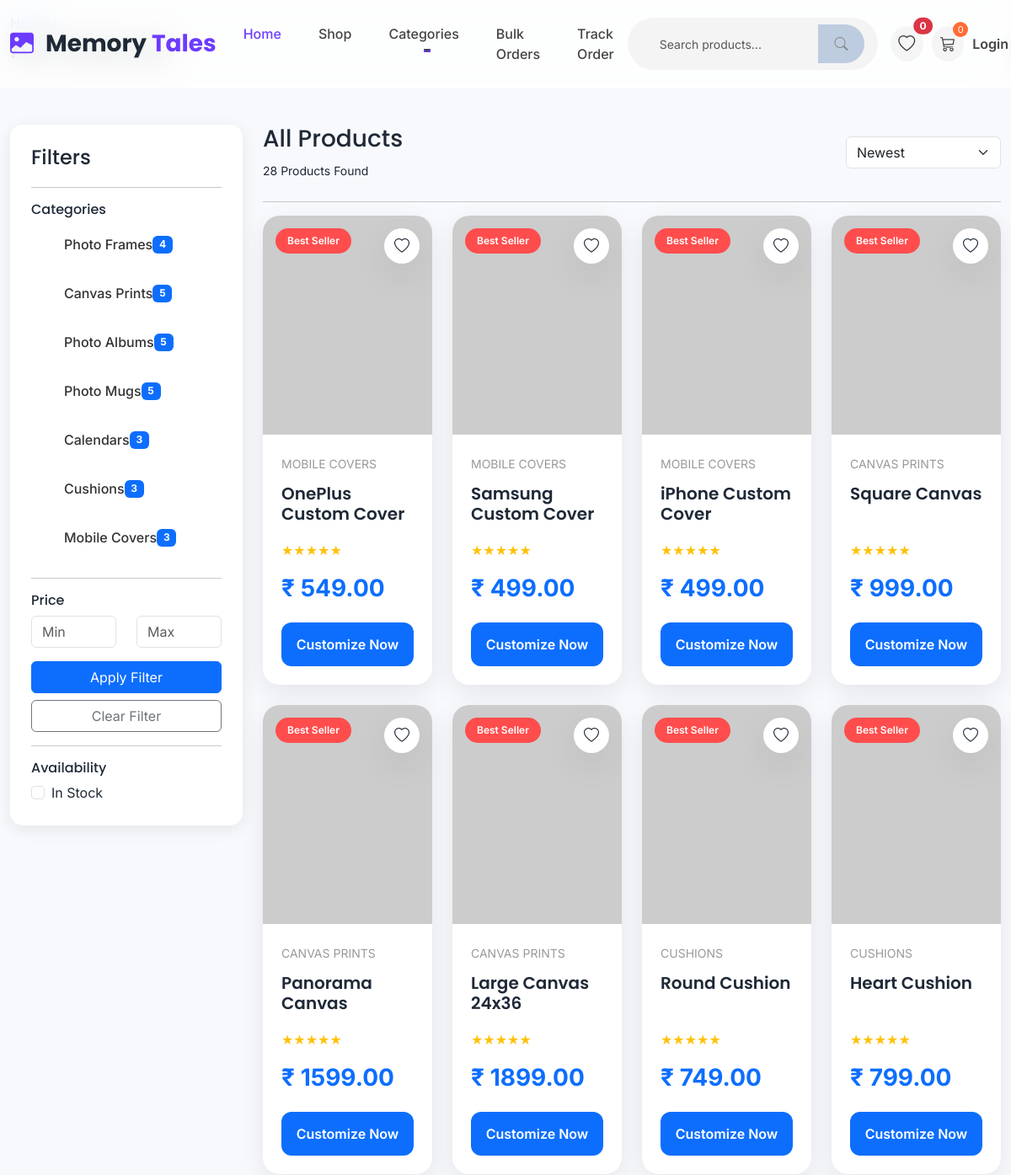
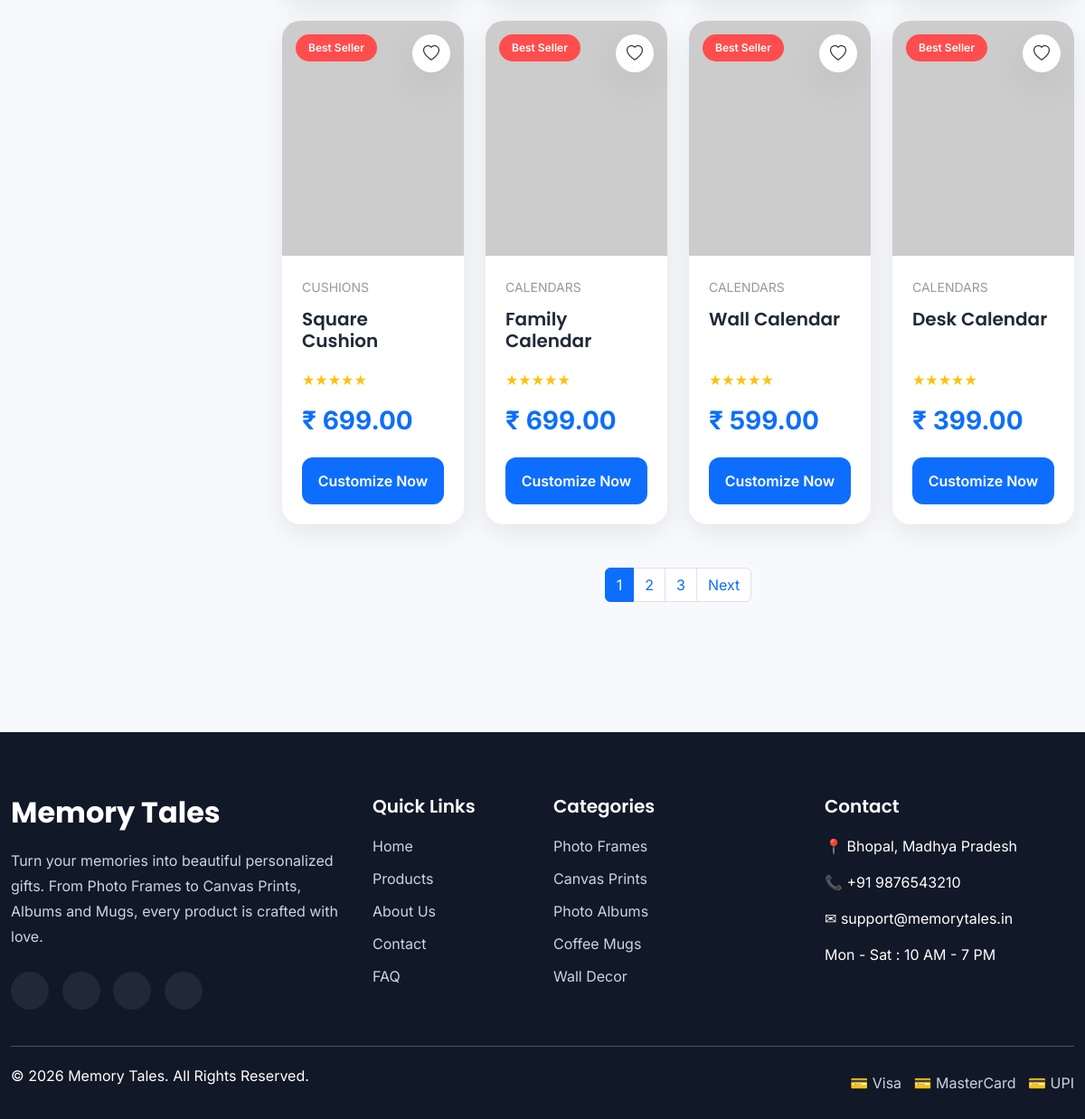
Screenshot of /products/ with the database file from the repository (2 pictures, top to bottom).
### catalog/models.py (models this page shows, shortened)
class Category(models.Model):
    name = models.CharField(max_length=100)
    slug = models.SlugField(unique=True)
    image = models.ImageField(
    upload_to='category/',
    blank=True,
    null=True
)
    status = models.BooleanField(default=True)

class Product(models.Model):
    category = models.ForeignKey(
        Category,
        on_delete=models.CASCADE,
        related_name='products'
    )
    name = models.CharField(max_length=200)
    slug = models.SlugField(unique=True)
    sku = models.CharField(max_length=50, unique=True)
    short_description = models.CharField(max_length=255)
    description = models.TextField()
    base_price = models.DecimalField(max_digits=10, decimal_places=2)
    thumbnail = models.ImageField(upload_to='products/')
    is_featured = models.BooleanField(default=False)
    status = models.BooleanField(default=True)
    created_at = models.DateTimeField(auto_now_add=True)
    updated_at = models.DateTimeField(auto_now=True)

### catalog/views.py (the view, shortened to what this page needs)
# urls.py: path('products/',views.product_list,name='product_list'),
def product_list(request):
    products = Product.objects.filter(
        status=True
    ).select_related(
        "category"
    ).prefetch_related(
        "images"
    )
    search = request.GET.get(
    "search"
    )
    category = request.GET.get("category")
    if category:
        products = products.filter(
            category__slug=category
        )
    if search:
        products = products.filter(
            name__icontains=search
        )
    sort = request.GET.get("sort")
    if sort == "price_low":
        products = products.order_by("base_price")
    elif sort == "price_high":
        products = products.order_by("-base_price")
    elif sort == "name_asc":
        products = products.order_by("name")
    elif sort == "name_desc":
        products = products.order_by("-name")
    else:
        products = products.order_by("-id")
    categories = Category.objects.filter(
    status=True
    ).annotate(
        product_count=Count("products")
    ).filter(
        product_count__gt=0
    )
    category_slug = request.GET.get("category")
    page_title = "All Products"
    if category_slug:
        category = Category.objects.filter(
            slug=category_slug,
            status=True
        ).first()
    if category:
        page_title = category.name
    min_price = request.GET.get("min_price")
    max_price = request.GET.get("max_price")
    if min_price:
        products = products.filter(
            base_price__gte=min_price
        )
    if max_price:
        products = products.filter(
            base_price__lte=max_price
        )
    paginator = Paginator(products, 12)
    page = request.GET.get("page")
    products = paginator.get_page(page)
    context = {
        "page_title": page_title,
        "products": products,
        "categories": categories,
        "selected_category": category_slug,
    }
    return render(
        request,
        "catalog/product_list.html",
        context
    )

### catalog/templates/catalog/product_list.html (shortened to what this page needs)
{% extends 'catalog/base.html' %}
{% load static %}
{% block extra_css %}
<link rel="stylesheet" href="{% static 'catalog/css/product-list.css' %}">
{% endblock %}
{% block content %}
<section class="breadcrumb-section">
    <div class="container">
        <nav>
            <a href="{% url 'home' %}">
            </a>
            <span>
<h2>{{ page_title }}</h2>
            </span>
        </nav>
    </div>
</section>
<section class="product-list-section py-5">
    <div class="container">
        <div class="row">
            <div class="col-lg-3">
                <div class="filter-box">
                    <h4>
                        Filters
                    </h4>
                    <hr>
                    <h6>
                        Categories
                    </h6>
                    {% for category in categories %}
                    <div class="form-check">
                        <label class="form-check-label">
<a
    href="#"
    class="category-filter {% if selected_category == category.slug %}active-category{% endif %}"
    data-category="{{ category.slug }}"
>
    <span>
        {{ category.name }}
    </span>
    <span class="badge bg-primary">
        {{ category.product_count }}
    </span>
</a>
                        </label>
                    </div>
                    {% endfor %}
                    <hr>
                    <h6>Price</h6>
<div class="row">
    <div class="col-6">
        <input
    type="number"
    id="minPrice"
    class="form-control"
    min="0"
    step="1"
    placeholder="Min"
>
    </div>
    <div class="col-6">
       <input
    type="number"
    id="maxPrice"
    class="form-control"
    min="0"
    step="1"
    placeholder="Max"
>
    </div>
</div>
<div class="d-grid gap-2 mt-3">
    <button
        class="btn btn-primary"
        id="priceFilterBtn"
    >
        Apply Filter
    </button>
    <button
        class="btn btn-outline-secondary"
        id="clearFilterBtn"
    >
        Clear Filter
    </button>
</div>
                    <hr>
                    <h6>
                        Availability
                    </h6>
                    <div class="form-check">
                        <input
                            class="form-check-input"
                            type="checkbox"
                        >
                        <label>
                            In Stock
                        </label>
                    </div>
                </div>
            </div>
          <div class="col-lg-9">
    {% include "catalog/components/product-content.html" %}
</div>
        </div>
    </div>
</section>
{% endblock %}

### catalog/templates/catalog/base.html (shortened to what this page needs)
{% load static %}
<!DOCTYPE html>
<html lang="en">
<head>
    <link href="https://cdn.jsdelivr.net/npm/bootstrap@5.3.7/dist/css/bootstrap.min.css" rel="stylesheet">
    <link rel="stylesheet"
        href="https://cdn.jsdelivr.net/npm/bootstrap-icons@1.13.1/font/bootstrap-icons.min.css">
    <link rel="stylesheet" href="{% static 'catalog/css/variables.css' %}">
    <link rel="stylesheet" href="{% static 'catalog/css/base.css' %}">
    <link rel="stylesheet" href="{% static 'catalog/css/navbar.css' %}">
    <link rel="stylesheet" href="{% static 'catalog/css/buttons.css' %}">
    <link rel="stylesheet" href="{% static 'catalog/css/cards.css' %}">
    <link rel="stylesheet" href="{% static 'catalog/css/home.css' %}">
    <link rel="stylesheet" href="{% static 'catalog/css/hero.css' %}">
    <link rel="stylesheet" href="{% static 'catalog/css/responsive.css' %}">
    <link rel="stylesheet" href="{% static 'catalog/css/footer.css' %}">
    <link rel="stylesheet"
href="{% static 'catalog/css/page-header.css' %}">
{% block extra_css %}{% endblock %}
</head>
<body>
    {% include 'catalog/includes/navbar.html' %}
    {% block content %}
    {% endblock %}
    {% include 'catalog/includes/footer.html' %}
</body>
</html>

### catalog/templates/catalog/includes/navbar.html (shortened to what this page needs)
<nav class="navbar navbar-expand-lg custom-navbar fixed-top">
    <div class="container">
        <a class="navbar-brand logo" href="/">
            <i class="bi bi-image-fill"></i>
            Memory <span>Tales</span>
        </a>
        <div class="collapse navbar-collapse" id="mainNavbar">
            <ul class="navbar-nav mx-auto">
                <li class="nav-item">
                    <a class="nav-link active" href="#">Home</a>
                </li>
                <li class="nav-item">
                    <a class="nav-link" href="#">Shop</a>
                </li>
                <li class="nav-item dropdown mega-dropdown">
    <a class="nav-link dropdown-toggle"
        href="#"
        data-bs-toggle="dropdown">
        Categories
    </a>
</li>
                <li class="nav-item">
                    <a class="nav-link" href="#">Bulk Orders</a>
                </li>
                <li class="nav-item">
                    <a class="nav-link" href="#">Track Order</a>
                </li>
            </ul>
            <div class="navbar-right d-flex align-items-center">
                <div class="search-box">
    <form  id="searchForm">
        <div class="input-group">
            <input
                type="text"
                name="search"
                class="form-control search-input"
                placeholder="Search products..."
                value="{{ request.GET.search }}"
            >
            <button
                type="submit"
                class="search-btn"
            >
                <i class="bi bi-search"></i>
            </button>
        </div>
    </form>
</div>
             <a href="{% url 'wishlist' %}" class="icon-btn position-relative">
    <i class="bi bi-heart fs-5"></i>
    <span
        id="wishlistCount"
        class="position-absolute top-0 start-100 translate-middle badge rounded-pill bg-danger"
    >
{{ wishlist_count }}
</span>
</a>
                <a href="#" class="icon-btn position-relative">
                    <i class="bi bi-cart3"></i>
                    <span class="cart-count">
                        0
                    </span>
                </a>
                <a href="#" class="login-btn">
                    Login
                </a>
            </div>
        </div>
    </div>
</nav>

### catalog/templates/catalog/components/product-content.html (shortened to what this page needs)
<div id="productContent">
    <div class="top-bar">
        <div>
            <h3>{{ page_title }}</h3>
           <small>
    {{ products.paginator.count }} Products Found
</small>
        </div>
        <div>
            <form id="sortForm">
                <select
                    name="sort"
                    class="form-select"
                >
                    <option value="">Newest</option>
                </select>
            </form>
        </div>
    </div>
    <hr>
    {% include "catalog/components/product-grid.html" with products=products %}
    {% if products.has_other_pages %}
<div class="pagination-wrapper mt-5">
    <nav>
        <ul class="pagination justify-content-center">
            {% for num in products.paginator.page_range %}
            <li class="page-item {% if products.number == num %}active{% endif %}">
                <a
                    href="#"
                    class="page-link pagination-link"
                    data-page="{{ num }}"
                >
                    {{ num }}
                </a>
            </li>
            {% endfor %}
            {% if products.has_next %}
            <li class="page-item">
                <a
                    href="#"
                    class="page-link pagination-link"
                    data-page="{{ products.next_page_number }}"
                >
                    Next
                </a>
            </li>
            {% endif %}
        </ul>
    </nav>
</div>
{% endif %}
</div>

### catalog/templates/catalog/components/product-grid.html
<div class="row g-4">
    {% for product in products %}
        <div class="col-lg-3 col-md-4 col-sm-6">
            {% include 'catalog/components/product-card.html' %}
        </div>
    {% empty %}
        <div class="col-12 text-center py-5">
            <h4>No Products Found</h4>
        </div>
    {% endfor %}
</div>

### catalog/templates/catalog/components/product-card.html
<div class="product-card">
                    <div class="product-image">
                        {% with primary=product.images.all|first %}
                            {% if primary %}
                                <img src="{{ primary.image.url }}" alt="{{ product.name }}">
                            {% else %}
                                <img src="https://via.placeholder.com/500x500?text=No+Image" alt="">
                            {% endif %}
                        {% endwith %}
                        <span class="product-badge">Best Seller</span>
        <div
class="wishlist-btn wishlist-toggle {% if product.id in wishlist_products %}active{% endif %}"
data-product="{{ product.id }}"
>
<i class="bi {% if product.id in wishlist_products %}bi-heart-fill{% else %}bi-heart{% endif %}"></i>
        </div>
                    </div>
                    <div class="product-content">
                        <small>{{ product.category.name }}</small>
                        <h5>{{ product.name }}</h5>
                        <div class="rating">
                            ★★★★★
                        </div>
                        <div class="price">
                            ₹ {{ product.base_price }}
                        </div>
                        <a href="{% url 'product_detail' product.slug %}" class="customize-btn">
                            Customize Now
                        </a>
                    </div>
                </div>

### catalog/templates/catalog/includes/footer.html (shortened to what this page needs)
<footer class="footer">
    <div class="container">
        <div class="row">
            <div class="col-lg-4 col-md-6 mb-4">
                <h3 class="footer-logo">
                    Memory Tales
                </h3>
                <p class="footer-text">
                    Turn your memories into beautiful personalized gifts.
                    From Photo Frames to Canvas Prints, Albums and Mugs,
                    every product is crafted with love.
                </p>
                <div class="social-links">
                    <a href="#"></a>
                    <a href="#"></a>
                    <a href="#"></a>
                    <a href="#"></a>
                </div>
            </div>
            <div class="col-lg-2 col-md-6 mb-4">
                <h5>Quick Links</h5>
                <ul>
                    <li><a href="/">Home</a></li>
                    <li><a href="/products">Products</a></li>
                    <li><a href="/about">About Us</a></li>
                    <li><a href="/contact">Contact</a></li>
                    <li><a href="#">FAQ</a></li>
                </ul>
            </div>
            <div class="col-lg-3 col-md-6 mb-4">
                <h5>Categories</h5>
                <ul>
                    <li><a href="#">Photo Frames</a></li>
                    <li><a href="#">Canvas Prints</a></li>
                    <li><a href="#">Photo Albums</a></li>
                    <li><a href="#">Coffee Mugs</a></li>
                    <li><a href="#">Wall Decor</a></li>
                </ul>
            </div>
            <div class="col-lg-3 col-md-6 mb-4">
                <h5>Contact</h5>
                <p>
                    📍 Bhopal, Madhya Pradesh
                </p>
                <p>
                    📞 +91 9876543210
                </p>
                <p>
                    ✉ support@memorytales.in
                </p>
                <p>
                    Mon - Sat : 10 AM - 7 PM
                </p>
            </div>
        </div>
        <hr>
        <div class="footer-bottom">
            <p>
                © 2026 Memory Tales. All Rights Reserved.
            </p>
            <div class="payment-icons">
                💳 Visa &nbsp;
                💳 MasterCard &nbsp;
                💳 UPI
            </div>
        </div>
    </div>
</footer>

### rows the page displays
Category: name "Photo Frames", product_count "4"
Category: name "Canvas Prints", product_count "5"
Category: name "Photo Albums", product_count "5"
Category: name "Photo Mugs", product_count "5"
Category: name "Calendars", product_count "3"
Category: name "Cushions", product_count "3"
Category: name "Mobile Covers", product_count "3"
Product: category.name "MOBILE COVERS", name "OnePlus Custom Cover", base_price "549.00"
Product: category.name "MOBILE COVERS", name "Samsung Custom Cover", base_price "499.00"
Product: category.name "MOBILE COVERS", name "iPhone Custom Cover", base_price "499.00"
Product: category.name "CANVAS PRINTS", name "Square Canvas", base_price "999.00"
Product: category.name "CANVAS PRINTS", name "Panorama Canvas", base_price "1599.00"
Product: category.name "CANVAS PRINTS", name "Large Canvas 24x36", base_price "1899.00"
Product: category.name "CUSHIONS", name "Round Cushion", base_price "749.00"
Product: category.name "CUSHIONS", name "Heart Cushion", base_price "799.00"
Product: category.name "CUSHIONS", name "Square Cushion", base_price "699.00"
Product: category.name "CALENDARS", name "Family Calendar", base_price "699.00"
Product: category.name "CALENDARS", name "Wall Calendar", base_price "599.00"
Product: category.name "CALENDARS", name "Desk Calendar", base_price "399.00"

### other values shown
{{ wishlist_count }} "0"
{{ page_title }} "All Products"
{{ products.paginator.count }} "28"
{{ num }} "1" "2" "3"
